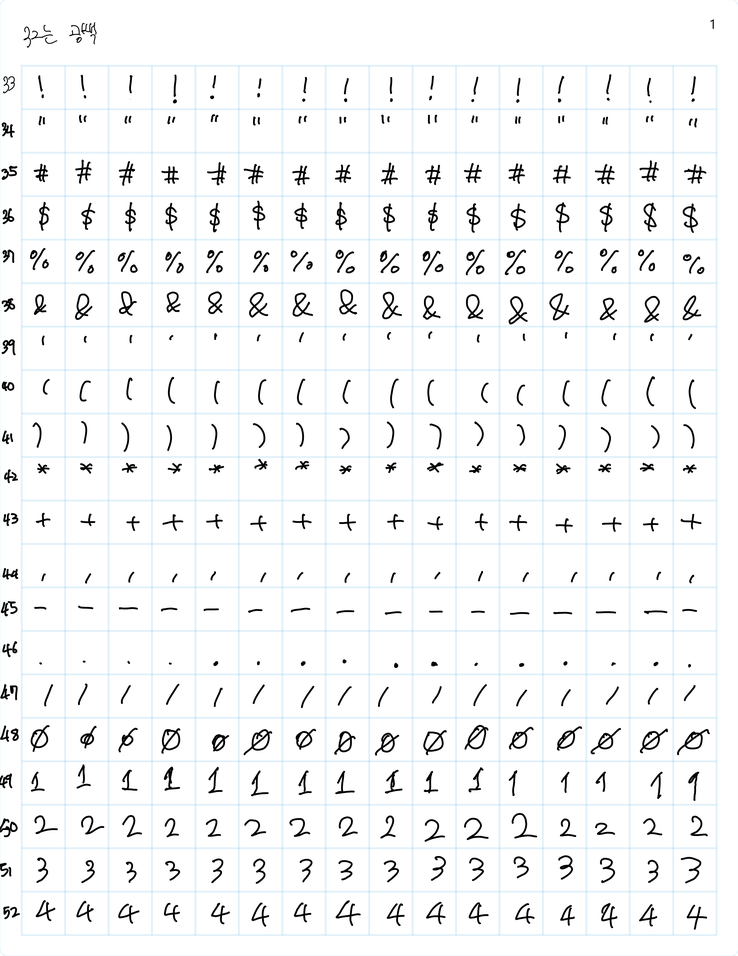
#> input picture predataset/eascii1.png, 738 x 956 px, shrunk from 2550 x 3300 before the run
$ python Untitled-1.py
#> lines starting #> are read from the running program, lines starting #| are printed output that depends on the picture
# %%
import cv2
import numpy as np
import matplotlib.pyplot as plt

# %% [markdown]
#

# %%
orig_img = cv2.imread("./predataset/eascii1.png", cv2.IMREAD_COLOR)
#> orig_img is the input picture: shape (956, 738, 3); mean B, G, R 245.7, 245, 243.7
table = cv2.inRange(orig_img, (0, 0, 240), (0, 0, 255))
#> table: shape (956, 738); every value is 0
txtimg = cv2.inRange(orig_img, (0, 0, 0), (32, 32, 32))
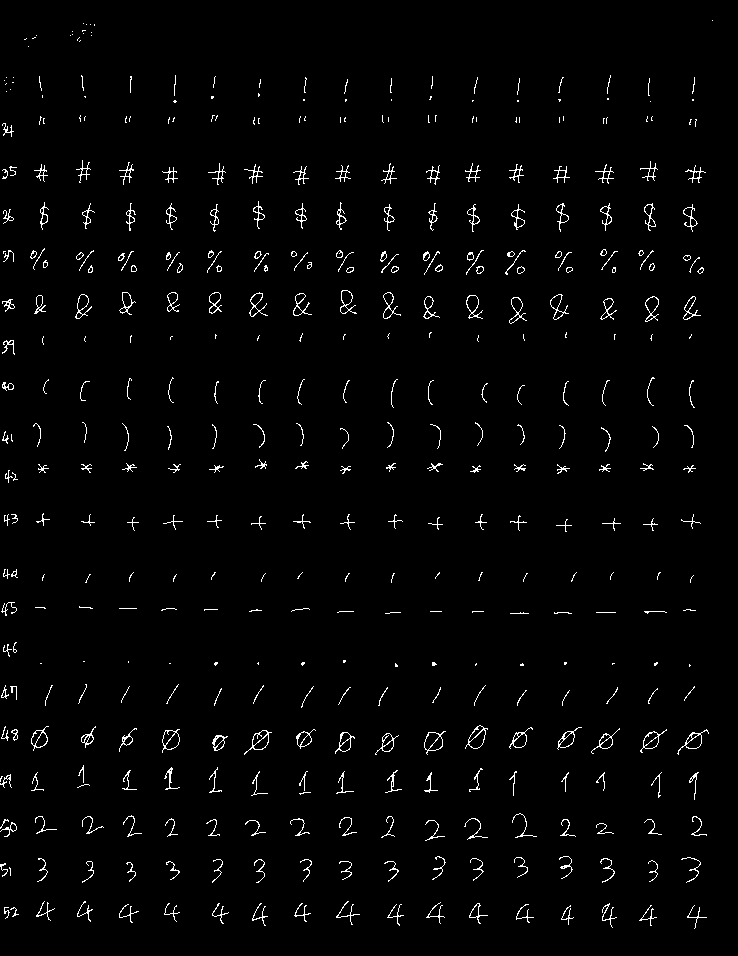
#> txtimg: shape (956, 738); 2% white in thin lines or dots

print(table.max())
#| 0

gray_img = cv2.cvtColor(orig_img, cv2.COLOR_BGR2GRAY)

table = cv2.bitwise_and(gray_img, gray_img, mask=table)
txtimg = cv2.bitwise_not(gray_img, mask=txtimg)

print(table.max())
#| 0

txtimg_n = cv2.bitwise_not(txtimg)
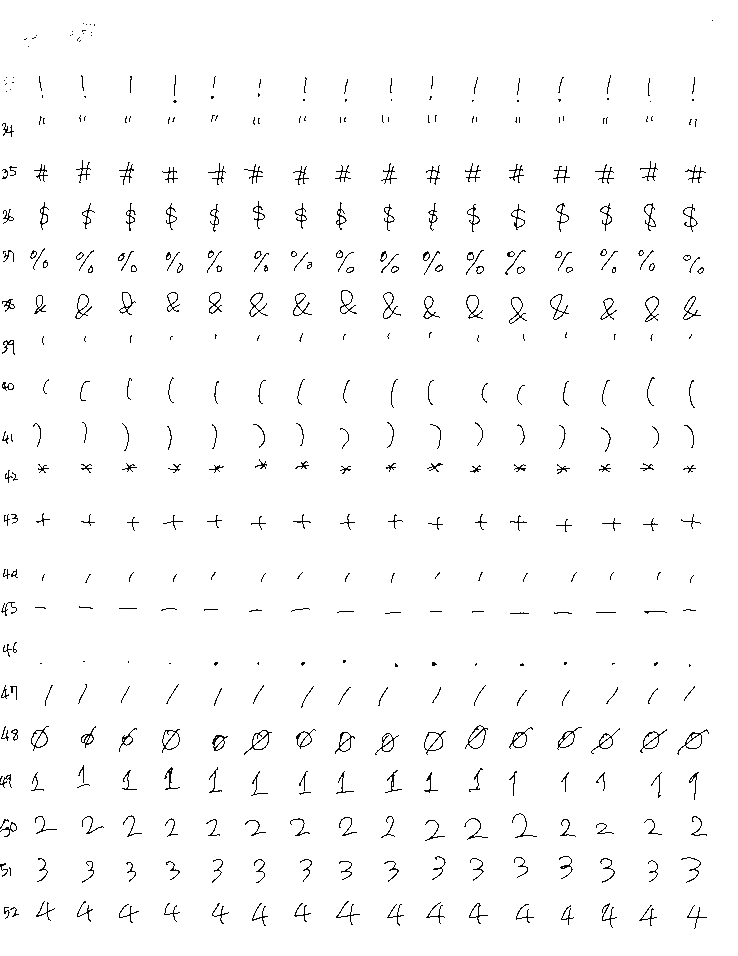
#> txtimg_n: shape (956, 738); min 0, max 255, mean 249.9
#table = cv2.bitwise_and(table, txtimg_n)

ret, table = cv2.threshold(table, 5, 255, cv2.THRESH_BINARY)
ret, txtimg = cv2.threshold(txtimg, 180, 255, cv2.THRESH_BINARY)

cv2.imwrite("ee.png", table)

print(table.max())
#| 0

pointList = np.array(table)
pointList = np.nonzero(pointList)
#> pointList = (empty array, empty array)

print(pointList)
#| (array([], dtype=int64), array([], dtype=int64))


# %%
plt.imshow(orig_img)
plt.show()
plt.imshow(table)
plt.show()
plt.imshow(txtimg)
plt.show()

plt.imshow(txtimg_n)
plt.show()

# %%
cv2.imwrite("cc.png", txtimg)

$ run again, with predataset/ascii2.png copied over predataset/eascii1.png
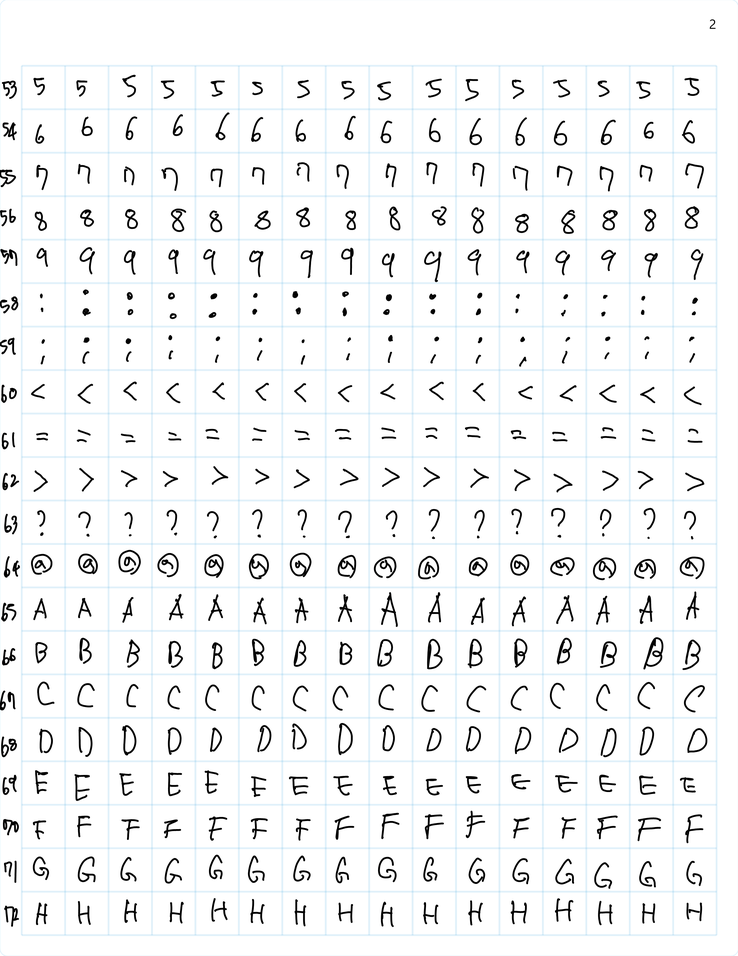
#> input picture predataset/ascii2.png, 738 x 956 px, shrunk from 2550 x 3300 before the run
#> orig_img is the input picture: shape (956, 738, 3); mean B, G, R 243.6, 242.9, 241.6
#> table: shape (956, 738); every value is 0
#> `txtimg = cv2.inRange(orig_img, (0, 0, 0), (32, 32, 32))`:
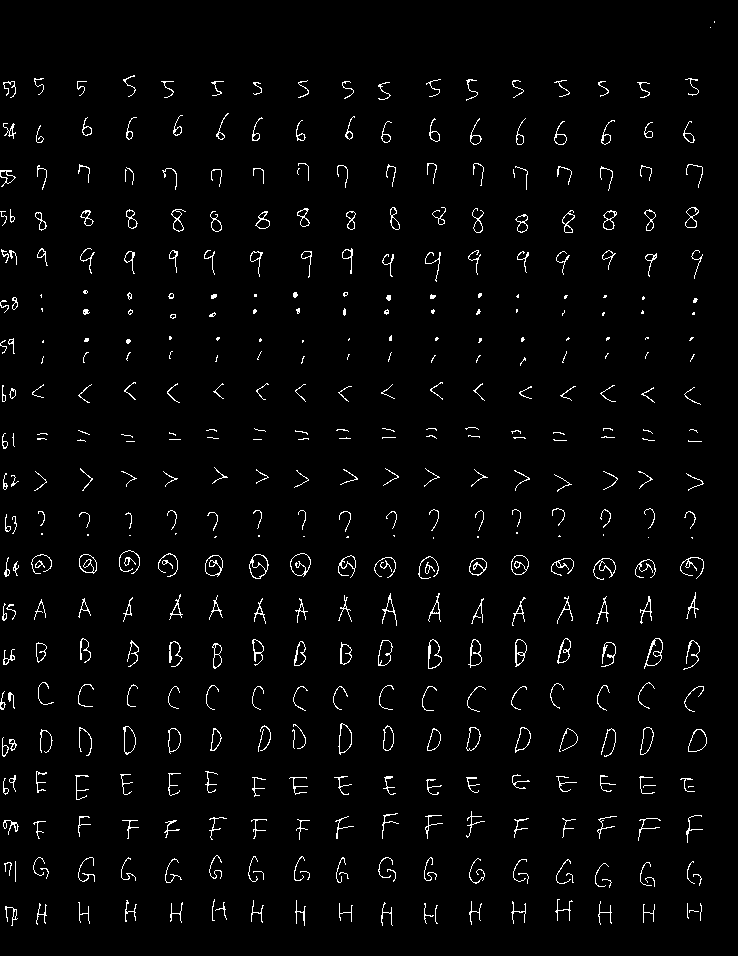
#> txtimg: shape (956, 738); 2.5% white in thin lines or dots
#| 0
#| 0
#> `txtimg_n = cv2.bitwise_not(txtimg)`:
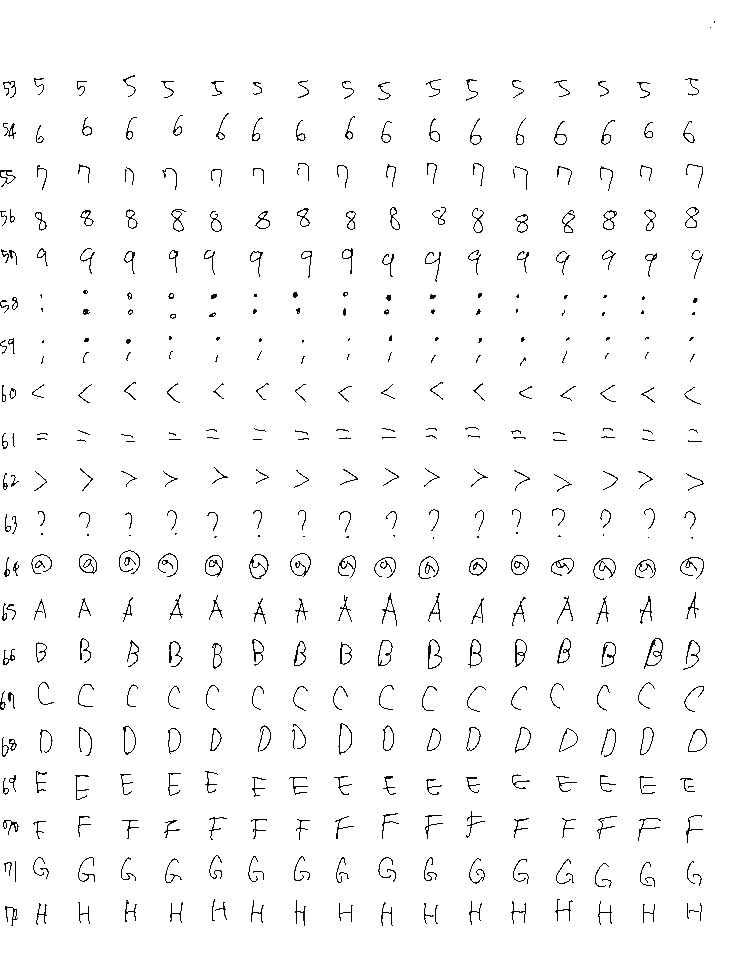
#> txtimg_n: shape (956, 738); min 0, max 255, mean 248.7
#| 0
#> pointList = (empty array, empty array)
#| (array([], dtype=int64), array([], dtype=int64))

$ run again, with predataset/ascii3.png copied over predataset/eascii1.png
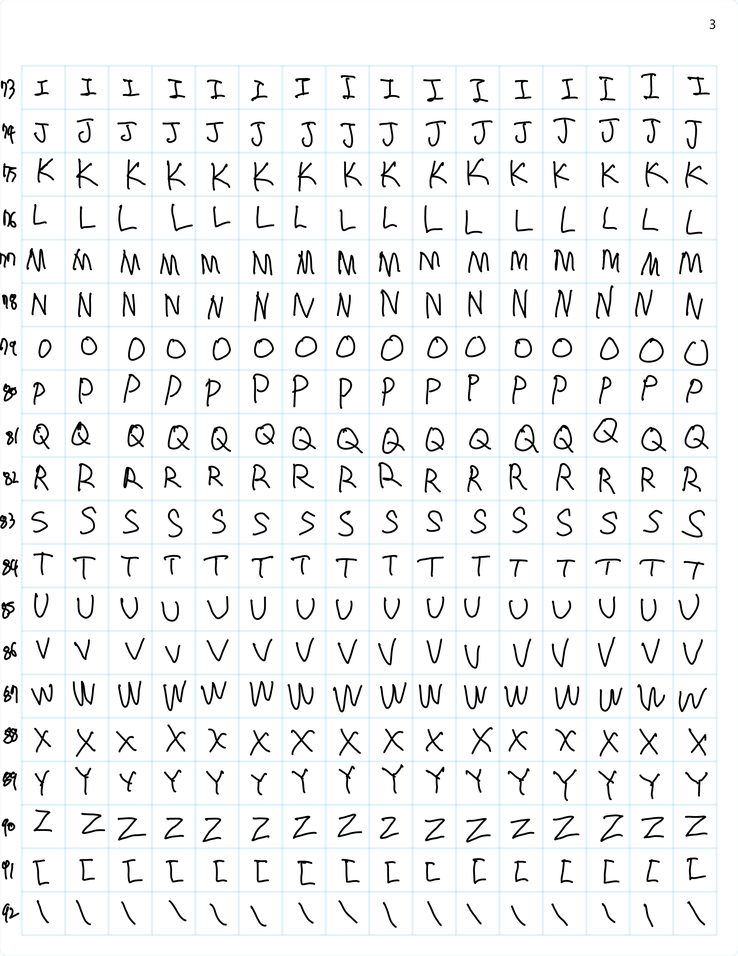
#> input picture predataset/ascii3.png, 738 x 956 px, shrunk from 2550 x 3300 before the run
#> orig_img is the input picture: shape (956, 738, 3); mean B, G, R 241.9, 241.2, 239.9
#> table: shape (956, 738); every value is 0
#> `txtimg = cv2.inRange(orig_img, (0, 0, 0), (32, 32, 32))`:
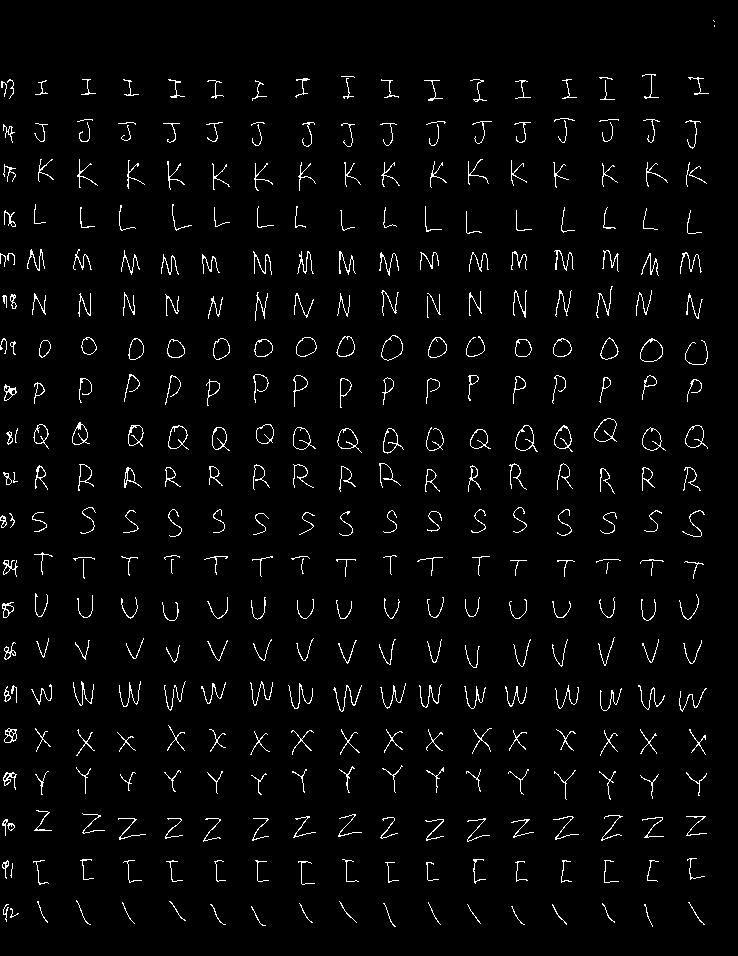
#> txtimg: shape (956, 738); 2.9% white in thin lines or dots
#| 0
#| 0
#> `txtimg_n = cv2.bitwise_not(txtimg)`:
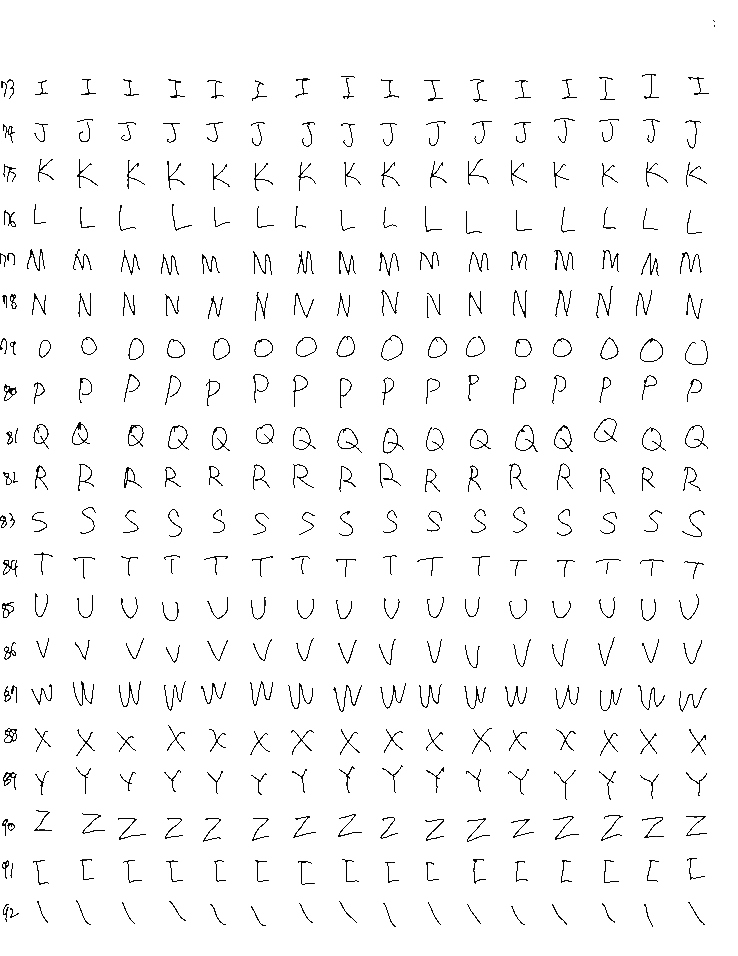
#> txtimg_n: shape (956, 738); min 0, max 255, mean 247.7
#| 0
#> pointList = (empty array, empty array)
#| (array([], dtype=int64), array([], dtype=int64))
